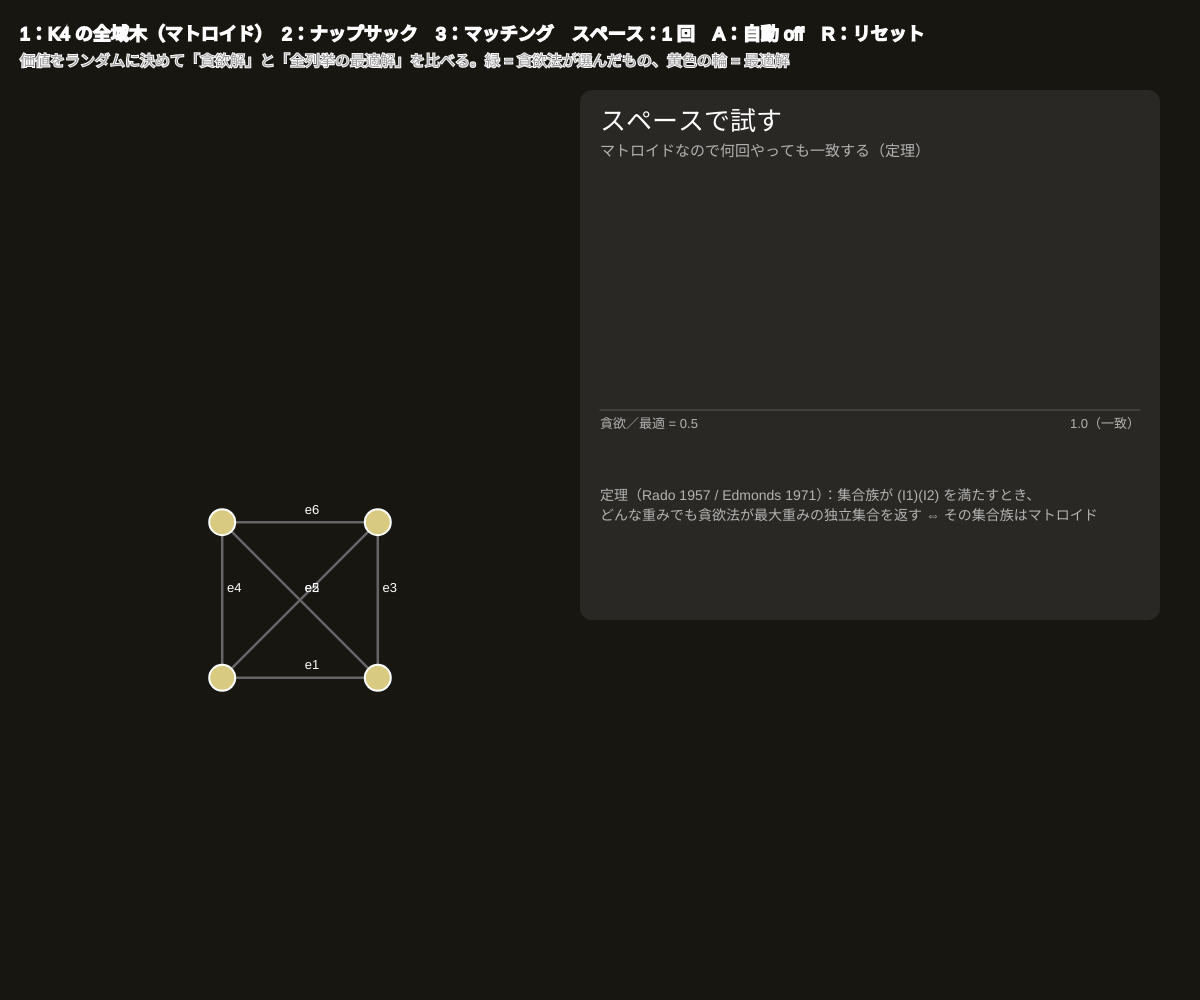
Frame 1 (no input)
Frame 60 (no input): identical to frame 1, image omitted
Frame 120 (the mouse pressed at the canvas centre since frame 60): identical to frame 1, image omitted

The p5.js sketch that drew this single still picture (run headless with seeded random() and noise() and a simulated clock; from frame 60 on, the mouse is pressed at the canvas centre):

// p5.js sketch
// ── sketch.js
// ============================================
// 08 貪欲法の定理
// 同じ集合族にランダムな重みを何度も与え、「貪欲解」と「全列挙の最適解」を比べて統計をとる
//   定理：集合族が マトロイド ⇔ どんな重みでも貪欲法が最適（Rado–Edmonds）
//   1：グラフ的マトロイド（K4 の全域木）は 100% 一致。2：ナップサック、3：マッチング は一致しない回が出る
// スペース = 1 回試す / A = 自動（毎フレーム 10 回） / 1〜3 = 集合族を切替 / R = 統計をリセット
// ============================================

let kind = 1;                        // 1 = K4 の森, 2 = ナップサック, 3 = マッチング
let elems = [];                      // {name, v, ...}
let capacity = 10;                   // ★ ナップサックの容量
let trials = 0, matches = 0;
let bins = new Array(20).fill(0);    // 貪欲／最適 の比のヒストグラム（0.5〜1.0）
let auto = false;
let last = null;                     // 直近の試行 {greedy, best, gv, bv}
let nodes = [], knapW = [];

function setup() {
  createCanvas(windowWidth, windowHeight);
  colorMode(HSB, 360, 100, 100, 100);
  textFont('sans-serif');
  build();
}

function build() {
  elems = []; nodes = [];
  if (kind === 1) {              // K4：4 頂点、6 辺。独立 = 閉路なし
    let cx = width * 0.25, cy = height * 0.6, r = 110;
    for (let i = 0; i < 4; i++) nodes.push({ x: cx + r * cos(TWO_PI * i / 4 + QUARTER_PI), y: cy + r * sin(TWO_PI * i / 4 + QUARTER_PI) });
    for (let a = 0; a < 4; a++) for (let b = a + 1; b < 4; b++) elems.push({ name: 'e' + (elems.length + 1), a, b, v: 0 });
  } else if (kind === 2) {       // ナップサック：6 品。重さは固定、価値がランダム
    knapW = [2, 3, 4, 5, 6, 7];
    for (let i = 0; i < 6; i++) elems.push({ name: '品' + (i + 1), w: knapW[i], v: 0 });
  } else {                       // マッチング：6 頂点の輪＋対角線 2 本
    let cx = width * 0.25, cy = height * 0.6, r = 120;
    for (let i = 0; i < 6; i++) nodes.push({ x: cx + r * cos(TWO_PI * i / 6 - HALF_PI), y: cy + r * sin(TWO_PI * i / 6 - HALF_PI) });
    [[0, 1], [1, 2], [2, 3], [3, 4], [4, 5], [5, 0], [0, 3], [1, 4]].forEach(([a, b], i) => elems.push({ name: 'e' + (i + 1), a, b, v: 0 }));
  }
  resetStats();
}
function resetStats() { trials = 0; matches = 0; bins.fill(0); last = null; auto = false; }

// ★ 独立の判定（3 つの集合族）
function isIndep(sub) {
  if (kind === 1) {
    let uf = makeUF(4);
    for (let i of sub) if (!uf.union(elems[i].a, elems[i].b)) return false;
    return true;
  }
  if (kind === 2) return sub.reduce((s, i) => s + elems[i].w, 0) <= capacity;
  let used = new Set();
  for (let i of sub) { let e = elems[i]; if (used.has(e.a) || used.has(e.b)) return false; used.add(e.a); used.add(e.b); }
  return true;
}
function valueOf(sub) { return sub.reduce((s, i) => s + elems[i].v, 0); }

// ★ 1 回の試行：ランダムな価値 → 貪欲法と全列挙
function trial() {
  for (let e of elems) e.v = floor(random(1, 20));
  let order = [...Array(elems.length).keys()].sort((p, q) => elems[q].v - elems[p].v);
  let greedy = [];
  for (let i of order) if (isIndep(greedy.concat([i]))) greedy.push(i);
  let bestV = -1, best = [];
  for (let m = 0; m < (1 << elems.length); m++) {
    let sub = []; for (let i = 0; i < elems.length; i++) if (m & (1 << i)) sub.push(i);
    if (!isIndep(sub)) continue;
    let v = valueOf(sub); if (v > bestV) { bestV = v; best = sub; }
  }
  let gv = valueOf(greedy);
  trials++; if (gv === bestV) matches++;
  let ratio = bestV > 0 ? gv / bestV : 1;
  bins[constrain(floor(map(ratio, 0.5, 1.0001, 0, 20)), 0, 19)]++;
  last = { greedy, best, gv, bv: bestV };
}

function draw() {
  background(50, 25, 9);
  if (auto) for (let k = 0; k < 10; k++) trial();

  // 左：構造の絵（直近の試行の貪欲解を緑、最適解を黄色の輪で）
  if (kind === 2) drawKnapsack(); else drawGraph();

  textAlign(LEFT, BASELINE);
  fill(0, 0, 100); textSize(18);
  text('1：K4 の全域木（マトロイド）　2：ナップサック　3：マッチング　スペース：1 回　A：自動 ' + (auto ? 'ON' : 'off') + '　R：リセット', 20, 40);
  fill(0, 0, 60); textSize(15);
  text('価値をランダムに決めて「貪欲解」と「全列挙の最適解」を比べる。緑 = 貪欲法が選んだもの、黄色の輪 = 最適解', 20, 66);

  // 右：統計
  let px = width * 0.5, py = 130, pw = width - px - 60, ph = 300;
  noStroke(); fill(0, 0, 100, 8); rect(px - 20, py - 40, pw + 40, ph + 230, 12);
  let rate = trials ? matches / trials : 0;
  fill(trials && rate === 1 ? 130 : trials ? 5 : 0, trials ? 80 : 0, 100); textSize(26);
  text(trials ? '一致率 ' + nf(rate * 100, 1, 1) + '%　（' + matches + ' / ' + trials + ' 回）' : 'スペースで試す', px, py);
  fill(0, 0, 70); textSize(15);
  text(kind === 1 ? 'マトロイドなので何回やっても一致する（定理）' : '一致しない回がある → マトロイドではない', px, py + 26);
  // ヒストグラム
  let hy = py + 60, hh = ph - 80, mx = max(1, ...bins);
  stroke(0, 0, 35); strokeWeight(1); line(px, hy + hh, px + pw, hy + hh);
  for (let b = 0; b < 20; b++) {
    let h = (bins[b] / mx) * hh, bw = pw / 20;
    noStroke(); fill(b === 19 ? 130 : 5, 70, 90);
    rect(px + b * bw + 2, hy + hh - h, bw - 4, h);
    if (bins[b]) { fill(0, 0, 100); textSize(11); textAlign(CENTER, BASELINE); text(bins[b], px + b * bw + bw / 2, hy + hh - h - 4); }
  }
  textAlign(LEFT, BASELINE); fill(0, 0, 70); textSize(13);
  text('貪欲／最適 = 0.5', px, hy + hh + 18); text('1.0（一致）', px + pw - 70, hy + hh + 18);
  if (last) {
    fill(0, 0, 100); textSize(16);
    text('直近：貪欲 {' + last.greedy.map((i) => elems[i].name).join(' ') + '} = ' + last.gv + '　最適 {' + last.best.map((i) => elems[i].name).join(' ') + '} = ' + last.bv + (last.gv === last.bv ? '　一致 ✓' : '　✗'), px, hy + hh + 52);
  }
  fill(0, 0, 70); textSize(14);
  text('定理（Rado 1957 / Edmonds 1971）：集合族が (I1)(I2) を満たすとき、', px, hy + hh + 90);
  text('どんな重みでも貪欲法が最大重みの独立集合を返す ⇔ その集合族はマトロイド', px, hy + hh + 110);
}

function drawGraph() {
  let g = last ? last.greedy : [], b = last ? last.best : [];
  for (let i = 0; i < elems.length; i++) {
    let e = elems[i], p = nodes[e.a], q = nodes[e.b];
    if (b.includes(i)) { stroke(50, 90, 100); strokeWeight(14); line(p.x, p.y, q.x, q.y); }
    stroke(g.includes(i) ? 130 : 0, g.includes(i) ? 85 : 0, g.includes(i) ? 100 : 40); strokeWeight(g.includes(i) ? 6 : 2.5);
    line(p.x, p.y, q.x, q.y);
    noStroke(); fill(0, 0, 100); textSize(13); textAlign(CENTER, CENTER);
    text(e.name + (last ? ' (' + e.v + ')' : ''), (p.x + q.x) / 2 + 12, (p.y + q.y) / 2 - 12);
  }
  for (let i = 0; i < nodes.length; i++) { stroke(0, 0, 100); strokeWeight(2); fill(50, 40, 85); circle(nodes[i].x, nodes[i].y, 26); }
}
function drawKnapsack() {
  let g = last ? last.greedy : [], b = last ? last.best : [];
  let x0 = 60, y0 = height * 0.6, bw = 56;
  for (let i = 0; i < elems.length; i++) {
    let e = elems[i], h = e.w * 16, x = x0 + i * (bw + 24);
    if (b.includes(i)) { noFill(); stroke(50, 90, 100); strokeWeight(4); rect(x - 6, y0 - h - 6, bw + 12, h + 12, 8); }
    stroke(0, 0, 60); strokeWeight(1.5); fill(g.includes(i) ? 130 : 0, g.includes(i) ? 70 : 0, g.includes(i) ? 75 : 30);
    rect(x, y0 - h, bw, h, 6);
    noStroke(); fill(0, 0, 100); textSize(13); textAlign(CENTER, CENTER);
    text(e.name, x + bw / 2, y0 + 16); text('重さ ' + e.w, x + bw / 2, y0 - h - 30);
    if (last) { fill(50, 80, 100); text('価値 ' + e.v, x + bw / 2, y0 - h - 14); }
  }
  fill(0, 0, 70); textSize(14); textAlign(LEFT, BASELINE); text('容量 ' + capacity, x0, y0 + 44);
}

function keyPressed() {
  if (key === ' ') trial();
  if (key === 'a' || key === 'A') auto = !auto;
  if (key === 'r' || key === 'R') resetStats();
  if (key === '1' || key === '2' || key === '3') { kind = +key; build(); }
}

// ---------- やってみよう ----------
// 1. 1 を自動で 1000 回まわして 100% を確かめる。2・3 は何%くらい？ 容量（capacity）を変えると？
// 2. 価値を 1〜20 でなく 1〜3 にすると（trial の random）、同点が増えて一致率はどう変わる？
// 3. K4 でなく 01 のランダムなグラフにしても 100% になるか試す（elems と isIndep を 01 から持ってくる）
// 4. 「貪欲法が最適 ⇔ マトロイド」。逆向き（最適なら必ずマトロイド）は、反例から交換公理の違反を作る証明

// ==================================================
// ここから下は「マトロイドの道具」（union–find）
// ==================================================
function makeUF(n) {
  let parent = [...Array(n).keys()];
  let find = (x) => { while (parent[x] !== x) { parent[x] = parent[parent[x]]; x = parent[x]; } return x; };
  let union = (a, b) => { a = find(a); b = find(b); if (a === b) return false; parent[a] = b; return true; };
  return { find, union };
}
